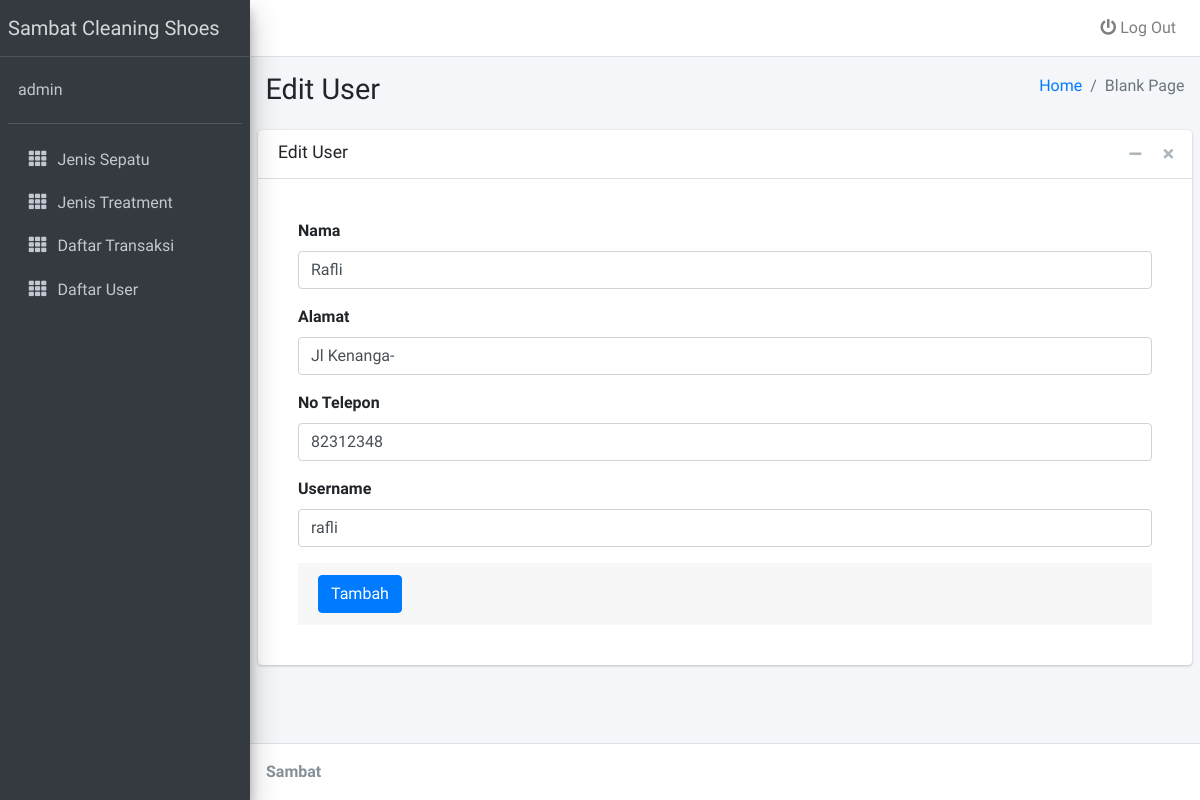
Page /edit_user.php?id=2 (signed in) on the earlier database version.
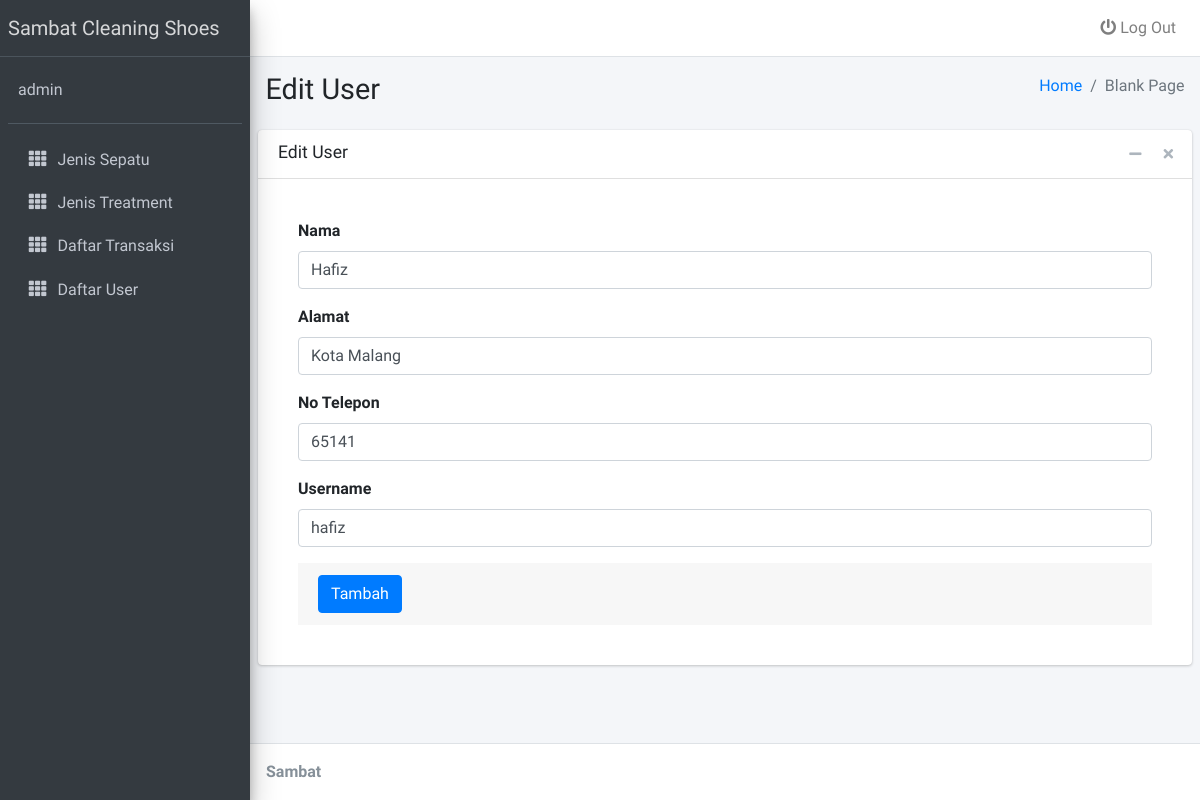
Same page on the later database version.
### tables this page shows
CREATE TABLE `user` (
  `id_user` int NOT NULL,
  `nama` varchar(15) NOT NULL,
  `alamat` varchar(50) NOT NULL,
  `no_telp` int NOT NULL,
  `username` varchar(25) NOT NULL,
  `password` varchar(25) NOT NULL,
  `level` int NOT NULL DEFAULT '1'
);

### edit_user.php (the view, shortened to what this page needs)
<!DOCTYPE html>
<?php
include('config.php');
$id = @$_GET['id'] ;
$sql = mysqli_query($koneksi, "SELECT * from user where id_user ='$id'") or die(mysqli_error($koneksi));
$data = mysqli_fetch_assoc($sql) ;
?>
<html>
<head>
  <link rel="stylesheet" href="assets/plugins/fontawesome-free/css/all.min.css">
  <link rel="stylesheet" href="https://code.ionicframework.com/ionicons/2.0.1/css/ionicons.min.css">
  <link rel="stylesheet" href="assets/dist/css/adminlte.min.css">
</head>
<body class="hold-transition sidebar-mini">
<div class="wrapper">
  <nav class="main-header navbar navbar-expand navbar-white navbar-light">
    <ul class="navbar-nav ml-auto">
      <li class="nav-item dropdown">
        <a class="nav-link" href="logout.php">
            <i class="fas fa-power-off"></i> Log Out
        </a>
      </li>
    </ul>
  </nav>
  <aside class="main-sidebar sidebar-dark-primary elevation-4">
    <a href="../../index3.html" class="brand-link">
      <span class="brand-text font-weight-light">Sambat Cleaning Shoes</span>
    </a>
    <div class="sidebar">
      <div class="user-panel mt-3 pb-3 mb-3 d-flex">
        <div class="info">
          <a href="#" class="d-block"><?php echo $_SESSION['username'] ?></a>
        </div>
      </div>
      <nav class="mt-2">
        <ul class="nav nav-pills nav-sidebar flex-column" data-widget="treeview" role="menu" data-accordion="false">
               <li class="nav-item">
               <a href="admin_jenissepatu.php" class="nav-link">
                 <i class="nav-icon fas fa-th"></i>
                 <p>
                  Jenis Sepatu
                 </p>
               </a>
             </li>
             <li class="nav-item">
               <a href="admin_jenistreatment.php" class="nav-link">
                 <i class="nav-icon fas fa-th"></i>
                 <p>
                  Jenis Treatment
                 </p>
               </a>
             </li>
             <li class="nav-item">
               <a href="admin_transaksi.php" class="nav-link">
                 <i class="nav-icon fas fa-th"></i>
                 <p>
                  Daftar Transaksi
                 </p>
               </a>
             </li>
             <li class="nav-item">
            <a href="admin_manageuser.php" class="nav-link">
              <i class="nav-icon fas fa-th"></i>
              <p>
               Daftar User
              </p>
            </a>
          </li>
  </aside>
  <div class="content-wrapper">
    <section class="content-header">
      <div class="container-fluid">
        <div class="row mb-2">
          <div class="col-sm-6">
            <h1>Edit User</h1>
          </div>
          <div class="col-sm-6">
            <ol class="breadcrumb float-sm-right">
              <li class="breadcrumb-item"><a href="#">Home</a></li>
              <li class="breadcrumb-item active">Blank Page</li>
            </ol>
          </div>
        </div>
      </div>
    </section>
    <section class="content">
      <div class="card">
        <div class="card-header">
          <h3 class="card-title">Edit User</h3>
          <div class="card-tools">
            <button type="button" class="btn btn-tool" data-card-widget="collapse" data-toggle="tooltip" title="Collapse">
              <i class="fas fa-minus"></i></button>
            <button type="button" class="btn btn-tool" data-card-widget="remove" data-toggle="tooltip" title="Remove">
              <i class="fas fa-times"></i></button>
          </div>
        </div>
        <div class="card-body">
        <form action="update_user.php" method="post">
                <div class="card-body">
                  <div class="form-group">
                    <label for="exampleInputEmail1">Nama</label>
                    <input type="text" class="form-control" value="<?php echo $data['nama'] ?>" name="nama" id="nama" placeholder="Nama">
                  </div>
                  <div class="form-group">
                    <label for="exampleInputPassword1">Alamat</label>
                    <input type="text" class="form-control" name="alamat" id="alamat" value="<?php echo $data['alamat'] ?>" placeholder="Alamat">
                  </div>
                  <div class="form-group">
                    <label for="exampleInputPassword1">No Telepon</label>
                    <input type="text" class="form-control" name="no_telp" id="no_telp" value="<?php echo $data['no_telp'] ?>" placeholder="No Telepon">
                  </div>
                  <div class="form-group">
                    <label for="exampleInputPassword1">Username</label>
                    <input type="text" class="form-control" name="username" id="username" value="<?php echo $data['username'] ?>" placeholder="Username">
                  </div>
                <div class="card-footer">
                  <button type="submit" name="submit" class="btn btn-primary">Tambah</button>
                </div>
              </form>
        </div>
      </div>
    </section>
  </div>
  <footer class="main-footer">
    <strong>Sambat
  </footer>
</div>
</body>
</html>

Differences in the rows shown:
changed user: nama "Rafli" → "Hafiz"; alamat "Jl Kenanga-" → "Kota Malang"; no_telp "82312348" → "65141"; username "rafli" → "hafiz"
